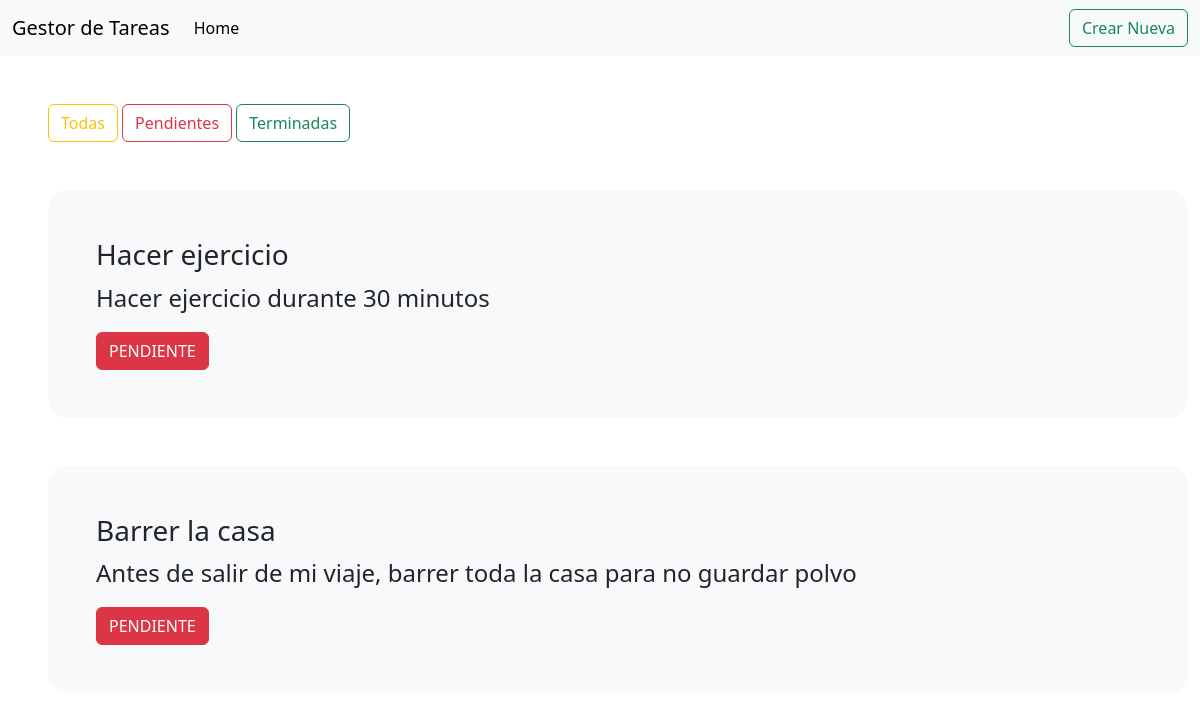
/?estado=pendiente, run on the app's committed database.
### tareas/models.py (models this page shows, shortened)
class Tarea(models.Model):
    estados = [('terminada','Terminada'),('pendiente','Pendiente')]
    titulo = models.CharField(max_length=100)
    descripcion = models.TextField(max_length=500)
    estado = models.CharField(max_length=20,choices=estados,default='pendiente')

### tareas/views.py (the view)
# urls.py: path('',listarTareas,name='listarTareas'),
def listarTareas(request):
    estado = request.GET.get('estado')
    if estado:
        tareas = Tarea.objects.filter(estado=estado)
    else:
        tareas = Tarea.objects.all()
    return render(request,'listarTareas.html',{'tareas':tareas})

### tareas/templates/listarTareas.html (shortened to what this page needs)
<!DOCTYPE html>
<html lang="en">
<head>
    <link href="https://cdn.jsdelivr.net/npm/bootstrap@5.3.3/dist/css/bootstrap.min.css" rel="stylesheet">
</head>
<body>
    <nav class="navbar navbar-expand-lg bg-body-tertiary">
        <div class="container-fluid">
          <a class="navbar-brand" href="#">Gestor de Tareas</a>
          <div class="collapse navbar-collapse" id="navbarSupportedContent">
            <ul class="navbar-nav me-auto mb-2 mb-lg-0">
              <li class="nav-item">
                <a class="nav-link active" aria-current="page" href="#">Home</a>
              </li>
            </ul>
              <a href="crear" class="btn btn-outline-success">Crear Nueva</a>
          </div>
        </div>
      </nav>
      <div class="m-5">
        <a href="{% url 'listarTareas' %}" class="btn btn-outline-warning">Todas</a>
        <a href="{% url 'listarTareas' %}?estado=pendiente" class="btn btn-outline-danger">Pendientes</a>
        <a href="{% url 'listarTareas' %}?estado=terminada" class="btn btn-outline-success">Terminadas</a>
      </div>
      {% for tarea in tareas %}
      <div class="container bg-light m-5 p-5" style="border-radius: 20px;">
          <h3>{{tarea.titulo}}</h3>
          <p class="fs-4">{{tarea.descripcion}}</p>
          {% if tarea.estado == 'pendiente' %}
          <button class="btn btn-danger">PENDIENTE</button>
          {% else %}
          <button class="btn btn-success">TERMINADA</button>
          {% endif %}
        </div>
      {% endfor %}
</body>
</html>

### data on the page
Tarea: titulo "Hacer ejercicio", descripcion "Hacer ejercicio durante 30 minutos", estado "PENDIENTE"
Tarea: titulo "Barrer la casa", descripcion "Antes de salir de mi viaje, barrer toda la casa para no guardar polvo", estado "PENDIENTE"
